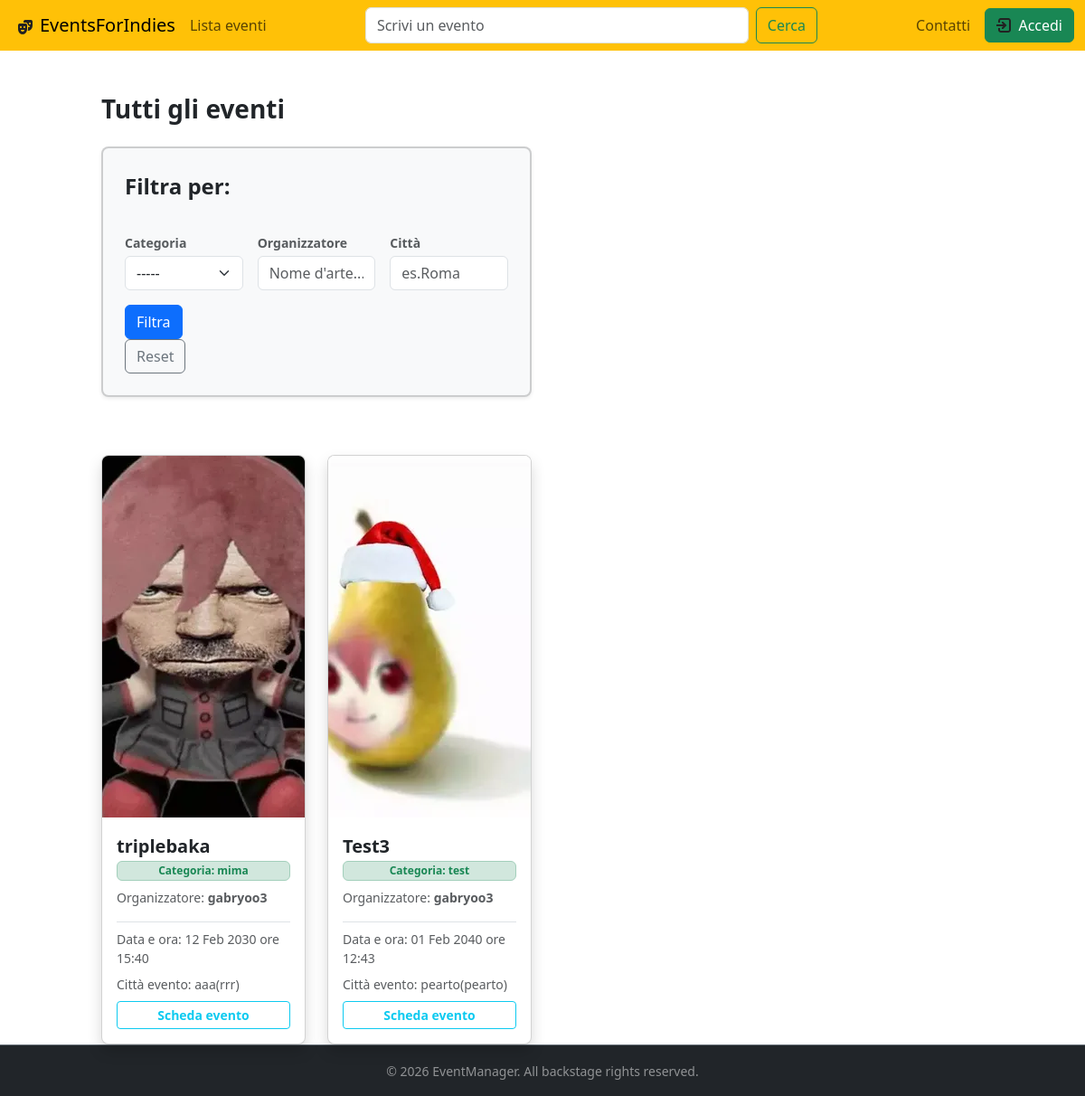
The app's page /explore/, older data.
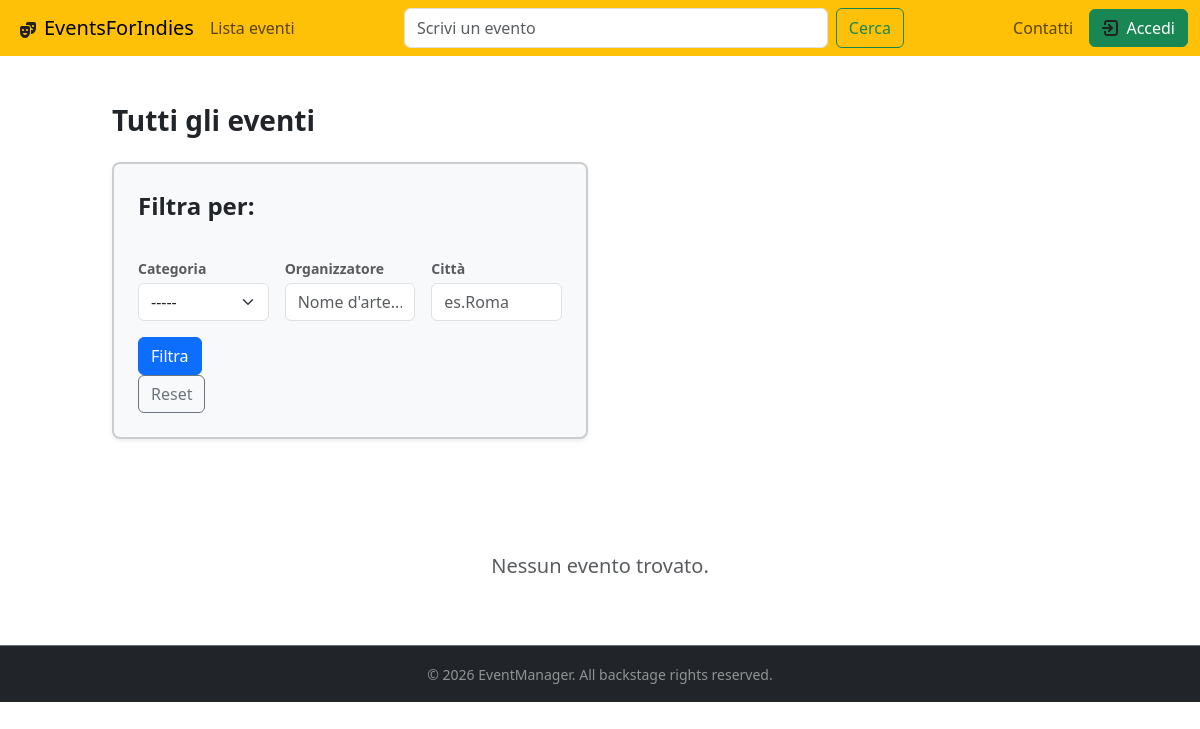
The same page, newer data.
### apps/events/models.py (models this page shows, shortened)
class Event(BaseModel):
    title = models.CharField(max_length=255)
    organizer = models.ForeignKey(settings.AUTH_USER_MODEL, on_delete=models.CASCADE, related_name='organized_events')
    description = models.TextField(blank=True)
    date = models.DateField(format('%d/%m/%Y'), validators=[check_date])
    time = models.TimeField(format('%H:%M'))
    category = models.ForeignKey(Category, on_delete=models.PROTECT,related_name='events') #for many-to-one
    price = models.DecimalField(max_digits=6, decimal_places=2, default=0.00)
    location = models.ForeignKey(Address, on_delete=models.PROTECT, related_name='events')
    seats = models.PositiveIntegerField(default=0)
    image = models.ImageField(upload_to='event_images/', blank=True, null=True)
    @property
    def remaining_seats(self):
        from apps.tickets.models import Ticket
        tickets_sold = self.event_tickets.count()
        return max(0,self.seats - tickets_sold)

class Category(BaseModel):
    name = models.CharField(max_length=255, unique=True)
    def __str__(self):
        return self.name

### apps/account/models.py (models this page shows, shortened)
class Account(AbstractUser, BaseModel):
    username = models.CharField(max_length=30, unique=True)
    first_name = models.CharField(max_length=100)
    last_name = models.CharField(max_length=100)
    birth_date = models.DateField(validators=[check_mayor])
    address = models.ForeignKey(Address, on_delete=models.CASCADE, blank=True, null=True)
    email = models.EmailField()
    phone = models.CharField(max_length=10, blank=True, null=True)
    is_organizer = models.BooleanField(default=False)
    profile_image = models.ImageField(upload_to='img/profile_images', blank=True, null=True)
    main_category = models.ForeignKey('events.Category', on_delete=models.PROTECT, blank=True, null=True, related_name='organizer_category')
    stage_name = models.CharField(max_length=30, blank=True, null=True)
    organizer_description = models.TextField(blank=True, null=True)
    REQUIRED_FIELDS = ['first_name', 'last_name', 'birth_date']

class Address(models.Model):
    street_address = models.CharField(max_length=100)
    city = models.CharField(max_length=100)
    region = models.CharField(max_length=100)
    state = models.CharField(max_length=100)
    zip_code = models.CharField(max_length=10)

### apps/events/views.py (the view)
# urls.py: path('explore/', views.EventListView.as_view(), name='event_list'),
class EventListView(ListView):
    model = Event
    template_name = 'events/event_list.html'
    context_object_name = 'events'
    def get_queryset(self):
        queryset = super().get_queryset().select_related('category', 'organizer').filter(date__gte=timezone.localdate()).order_by('date')
        query_title = self.request.GET.get('title')
        category_name = self.request.GET.get('category')
        organizer_stagename = self.request.GET.get('organizer')
        city = self.request.GET.get('city')
        if query_title:
            queryset = queryset.filter(title__icontains=query_title)
        if category_name:
            queryset = queryset.filter(category__name__iexact=category_name)
        if organizer_stagename:
            queryset = queryset.filter(organizer__stage_name__icontains=organizer_stagename)
        if city:
            queryset = queryset.filter(location__city__icontains=city)
        return queryset
    def get_context_data(self, **kwargs):
        context = super().get_context_data(**kwargs)
        context['categories'] = Category.objects.all()
        return context

### templates/events/event_list.html (shortened to what the changed rows need)
{% extends 'base.html' %}
{% load static %}
{% block content %}
    <div class="row">
        {% for event in events %}
            {% if event.remaining_seats > 0 %}
                <div class="col-12 col-md-6 col-lg-3 d-flex align-items-stretch">
                    <div class="card shadow rounded-3 overflow-hidden w-100 d-flex flex-column event-card">
                        {% if event.image %}
                            <img src="{{ event.image.url }}" class="card-img-top img-fluid event-card-img"
                                 alt="{{ event.title }}">
                        {% else %}
                            <img src="{% static 'img/default_event_image.jpg' %}"
                                 class="card-img-top img-fluid event-card-img"
                                 alt="{{ event.title }}">
                        {% endif %}
                        <div class="card-body d-flex flex-column justify-content-between flex-grow-1">
                                <h5 class="card-title fw-bold my-1">{{ event.title }}</h5>
                                <p class="badge bg-success-subtle text-success border border-success-subtle fw-semibold mb-2">
                                    Categoria: {{ event.category }}
                                </p>
                                <p class="text-muted small">Organizzatore: <strong>{{ event.organizer.stage_name }}</strong></p>
                            <div class="pt-2 border-top mt-auto">
                                <p class="text-muted small mb-2">
                                    Data e ora: {{ event.date|date:"d M Y" }} ore {{ event.time|time:"H:i" }}
                                </p>
                                <p class="text-muted small mb-2">
                                    Città evento: {{ event.location.city }}({{ event.location.region }})
                                </p>
                                <a href="{% url 'events:event_detail' pk=event.pk %}"
                                   class="btn btn-outline-info w-100 btn-sm fw-bold">
                                    Scheda evento
                                </a>
                            </div>
                        </div>
                    </div>
                </div>
            {% endif %}
        {% empty %}
            <div class="col-12">
                <p class="text-center text-muted fs-5 py-5">Nessun evento trovato.</p>
            </div>
        {% endfor %}
    </div>
{% endblock %}

Row changes from the older to the newer data that the page shows:
removed Event: image (picture), title "triplebaka", category "mima", organizer.stage_name "gabryoo3", date "12 Feb 2030", time "15:40", location.city "aaa", location.region "rrr"
removed Event: image (picture), title "Test3", category "test", organizer.stage_name "gabryoo3", date "01 Feb 2040", time "12:43", location.city "pearto", location.region "pearto"
Text that changed along with them:
text now shown: "Nessun evento trovato."
